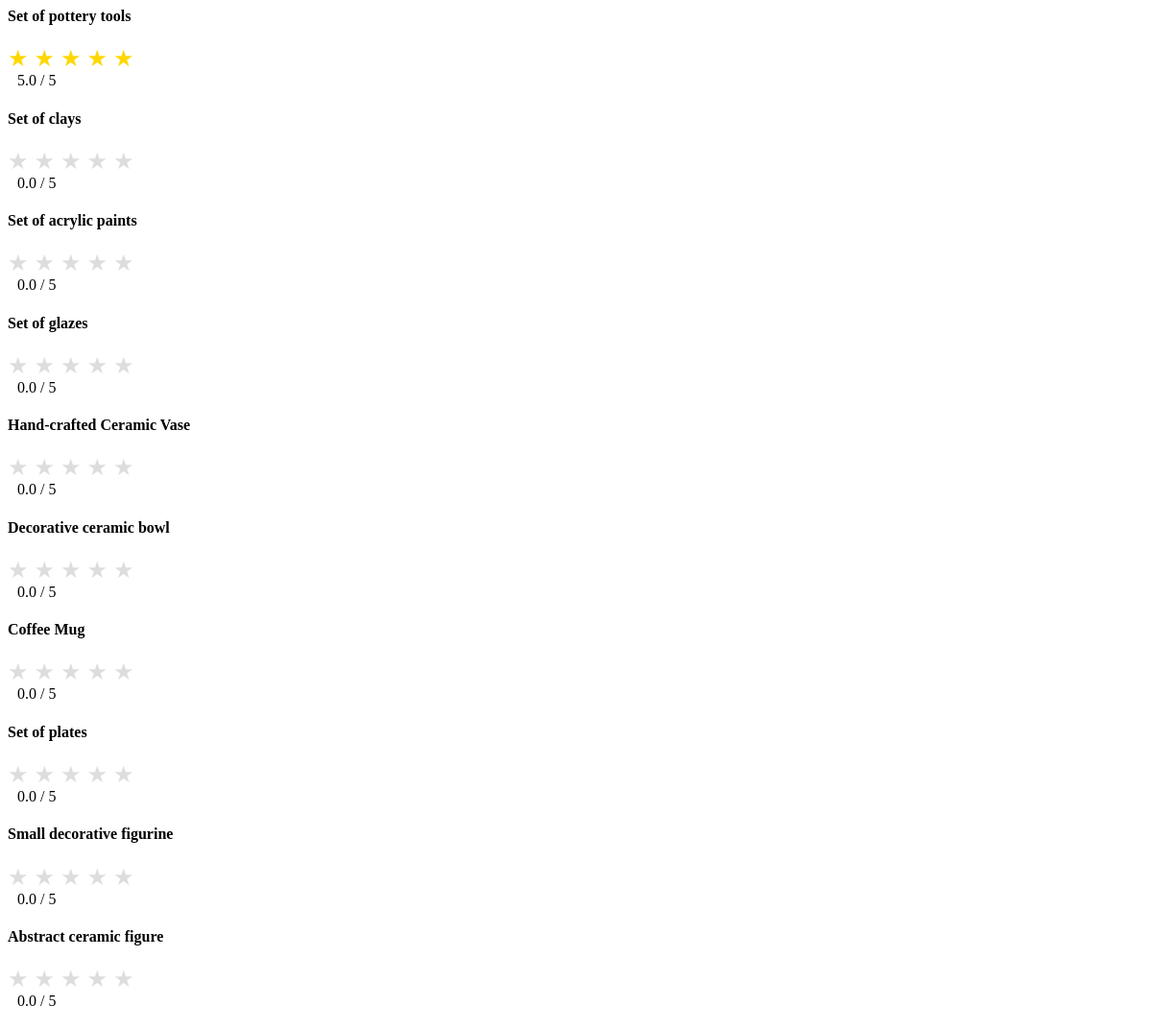
/ratings/, run on the app's committed database.
### products/models.py (models this page shows, shortened)
class Item(models.Model):
    name = models.CharField(max_length=255)
    description = models.TextField(blank=True, null=True)
    price = models.DecimalField(max_digits=10, decimal_places=2)
    category = models.ForeignKey(Category, on_delete=models.CASCADE)
    subcategory = models.ForeignKey(SubCategory, on_delete=models.CASCADE, related_name='items', null=True, blank=True)
    image = models.ImageField(upload_to='item_images/', blank=True, null=True)

### ratings/views.py (the view)
# urls.py: path('', views.index, name='ratings'),
def index(request):
    items = Item.objects.annotate(avg_rating=Avg('rating__stars')).order_by('-avg_rating')
    return render(request, 'ratings/index.html', {'items': items})

### ratings/templates/ratings/index.html (shortened to what this page needs)
{% load static %}
{% block extra_css %}
<link rel="stylesheet" href="{% static 'ratings/styles.css' %}">
{% endblock %}
{% block content %}
<div class="container mt-4">
    <div class="items-list">
        {% for item in items %}
        <div class="item-card mb-4">
            <h4>{{ item.name }}</h4>
            <div class="rating-container" data-item-id="{{ item.id }}">
                <div class="stars">
                    {% for i in "12345" %}
                    <span class="star {% if item.avg_rating >= forloop.counter %}active{% endif %}"
                          data-value="{{ forloop.counter }}">★</span>
                    {% endfor %}
                </div>
                <span class="avg-rating">
                    {{ item.avg_rating|default_if_none:0|floatformat:1 }} / 5
                </span>
            </div>
        </div>
        {% endfor %}
    </div>
</div>
{% endblock %}

### ratings/static/ratings/styles.css (style rules this page uses)
.rating-container { margin: 20px 0; }
.stars { font-size: 24px; cursor: pointer; }
.star { color: #ddd; transition: color 0.2s; }
.star.active { color: #ffd700; }
.avg-rating { margin-left: 10px; font-size: 16px; }

### data on the page
Item: name "Set of pottery tools", avg_rating "5.0"
Item: name "Set of clays", avg_rating "0.0"
Item: name "Set of acrylic paints", avg_rating "0.0"
Item: name "Set of glazes", avg_rating "0.0"
Item: name "Hand-crafted Ceramic Vase", avg_rating "0.0"
Item: name "Decorative ceramic bowl", avg_rating "0.0"
Item: name "Coffee Mug", avg_rating "0.0"
Item: name "Set of plates", avg_rating "0.0"
Item: name "Small decorative figurine", avg_rating "0.0"
Item: name "Abstract ceramic figure", avg_rating "0.0"
